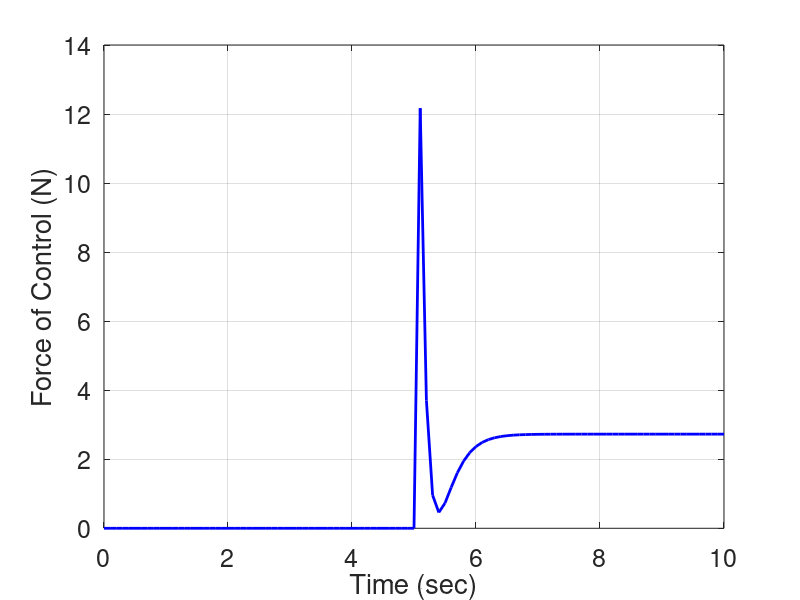
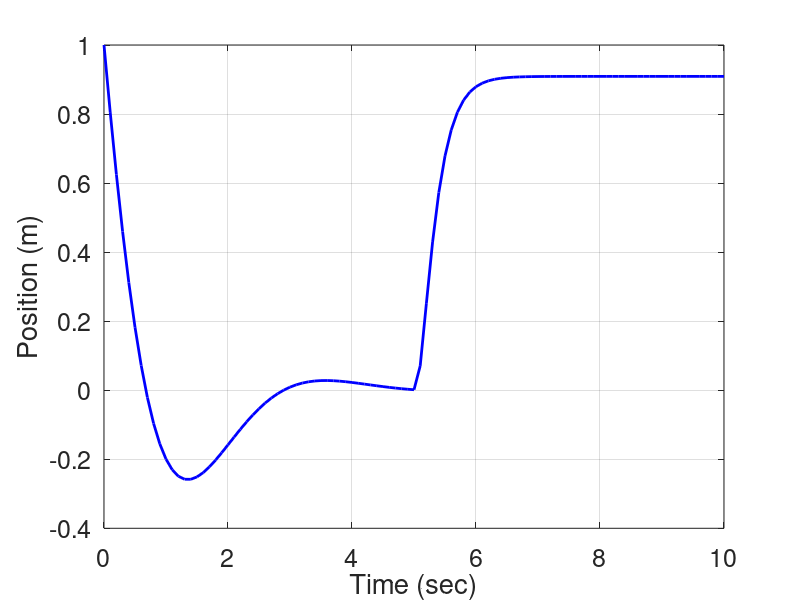
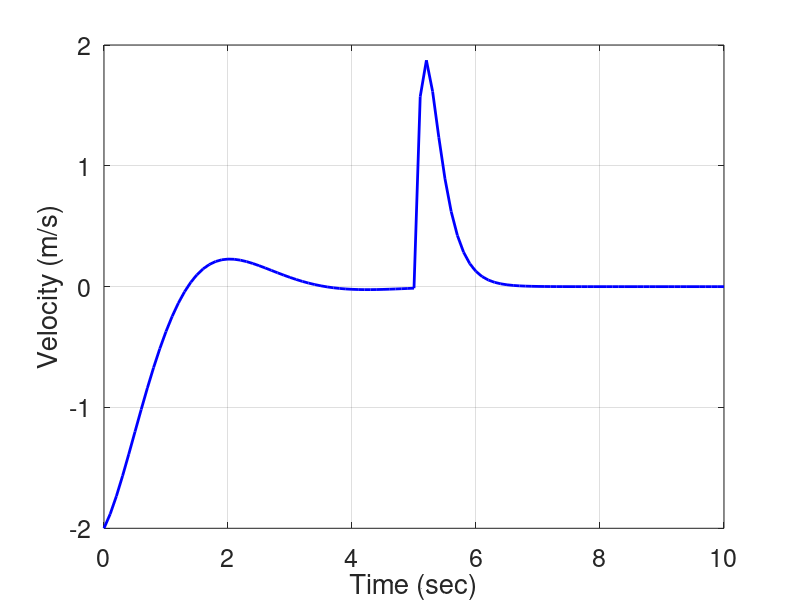

These charts were generated, in order, by the following MATLAB code:
function msd()
clc
close all

disp('Mass Spring Damper Program')
%Initialize State Vector
State = [1;-2]; %%% 1 DOF - 2 States - x xdot or position and velocity
%Initliaze StateDot Vector
StateDot = Derivatives(State,0);
%Define TIME Variables
tfinal = 10;
tinitial = 0;
timestep = 0.1;
time = tinitial:timestep:tfinal;
%Pre-allocate StateOUT
StateOUT = zeros(2,length(time));
ucontrol = zeros(length(time),1);
for idx = 1:length(time)
  StateOUT(:,idx) = State;
  %%Compute k1
  u1 = Control(State,time(idx));
  k1 = Derivatives(State,u1);
  %%Compute k2
  u2 = Control(State+k1*timestep/2,time(idx)+timestep/2);
  k2 = Derivatives(State+k1*timestep/2,u2);
  %%Compute k3
  u3 = Control(State+k2*timestep/2,time(idx)+timestep/2);
  k3 = Derivatives(State+k2*timestep/2,u3);
  %%Compute k4
  u4 = Control(State+k3*timestep,time(idx)+timestep);
  k4 = Derivatives(State+k3*timestep,u4);
  %%Compute phi
  phi = (1/6)*(k1 + 2*k2 + 2*k3 + k4);
  %%Statep State
  State = State + phi*timestep;
  ucontrol(idx) = u1;
end

fig = figure();
set(fig,'color','white')
plot(time,ucontrol,'b-','LineWidth',2)
set(gca,'FontSize',18)
xlabel('Time (sec)')
ylabel('Force of Control (N)')
grid on

position = StateOUT(1,:);
velocity = StateOUT(2,:);

fig = figure();
set(fig,'color','white')
plot(time,position,'b-','LineWidth',2)
set(gca,'FontSize',18)
xlabel('Time (sec)')
ylabel('Position (m)')
grid on

fig = figure();
set(fig,'color','white')
plot(time,velocity,'b-','LineWidth',2)
set(gca,'FontSize',18)
xlabel('Time (sec)')
ylabel('Velocity (m/s)')
grid on

function StateDot = Derivatives(State,ucontrol)
m = 1;
c = 2;
k = 3;
A = [0 1;-k/m -c/m];
B = [0;1/m];
%Compute STateDot = A*State+B*ucontrol
StateDot = A*State + B*ucontrol;

function ucontrol = Control(State,t)
kp = 30;
kd = 10;
xcommand = 1;
xdotcommand = 0;
ucontrol = 0;
if t > 5
  ucontrol = -kp*(State(1) - xcommand) - kd*(State(2) - xdotcommand);
end
